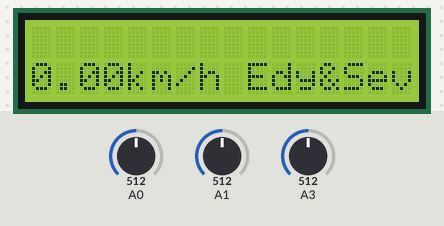
Bench run of a sketch on a simulated Arduino Uno, built with avr-gcc and run on an emulated ATmega328P. Shown: 16×2 character LCD. Inputs (shaded band) come from the test bench; at power-on: A0 = 512, A1 = 512, A3 = 512.

Above: at 1.2 s.
1.3 s: A0 set to 716
At 3.7 s:
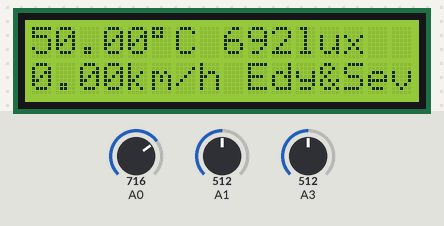
4.3 s: A1 set to 222
At 6.6 s:
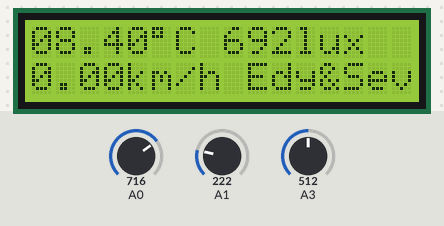
7.3 s: A1 set to 195
At 9.5 s:
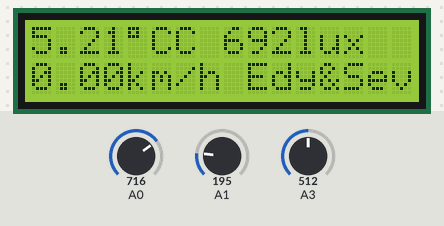
10.3 s: A0 set to 900
At 12.3 s:
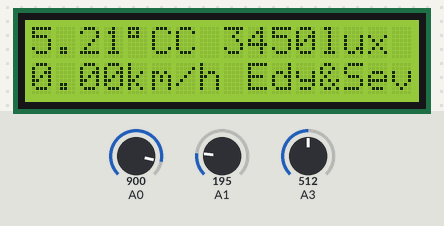
13.3 s: A1 set to 255
At 15.4 s:
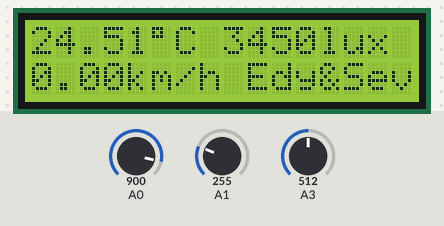
16.3 s: A0 set to 1010
At 19.4 s:
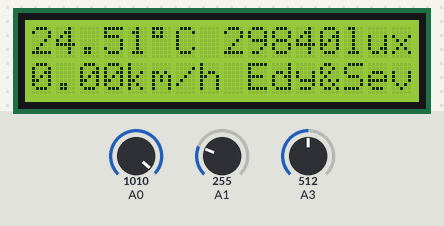
Timing chart, 0 to 20.3 s (numbered marks = the images above; inputs shaded):
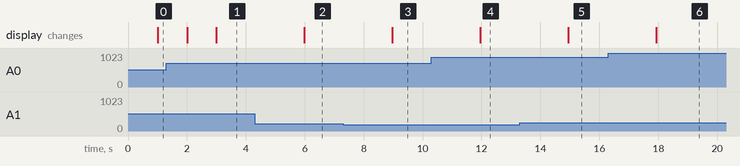

The sketch:

embedded-c-project.ino
```cpp
#include <LiquidCrystal.h>
LiquidCrystal lcd(1,2,4,5,6,7);
bool scris = false;
short rpm=0;
unsigned int time_wind = 0;
unsigned int time_termo = 0;
unsigned int time_lux =0;
short last=1023;

void wind()
{
  int s_val = analogRead(3);
  if((last-s_val)>4 || s_val-last>6)
  {
    last=s_val;
    rpm++;
  }
  if(millis()-time_wind>1000)
  {
    lcd.setCursor(0,1);
    lcd.print(rpm/6*2*3.62*3.14*0.036);
    lcd.print("km/h");
    rpm=0;
    time_wind+=998;
  }
}

void termometru(unsigned char poz)
{
  if((millis()-time_termo)>3000)
  {
    time_termo+=2985;
    if(poz < 11 || poz > 245)
    {
      if(poz > 245)
      {
        if(int(analogRead(1)/1024.0*5000/10) < 10)
        {
          lcd.setCursor(~poz,1);
          lcd.print(" ");
          lcd.print(analogRead(0)/1024.0*5000/10);
          lcd.print(char(223));
          lcd.print("C");
        }
        else
        {
          lcd.setCursor(~poz,1);
          lcd.print(analogRead(0)/1024.0*5000/10);
          lcd.print(char(223));
          lcd.print("C");
        }
      }

      else if(poz < 11)
      {
        if(int(analogRead(1)/1024.0*5000/10) < 10)
        {
          lcd.setCursor(poz-1,0);
          lcd.print(" ");
          lcd.print(analogRead(0)/1024.0*5000/10);
          lcd.print(char(223));
          lcd.print("C");
        }
        else
        {
          lcd.setCursor(poz-1,0);
          lcd.print(analogRead(1)/1024.0*5000/10);
          lcd.print(char(223));
          lcd.print("C");
        }
      }
    }
  }
}


void luxmetter(unsigned char poz)
{
  if(millis()-time_lux>2000)
  {
    time_lux+=1990;
    short int lux = int(12518931*pow(((5.0-float(analogRead(0))/1023*5.0)/(float(analogRead(0))/1023*5.0)*2500),-1.405));
    if(poz < 11 || poz > 245)
      {
        if(poz > 247)
          {

              lcd.setCursor(~poz,1);
              lcd.print(lux);
              lcd.print("lux");
              lcd.print("   ");
          }

        else if(poz < 10)
          {
              lcd.setCursor(poz-1,0);
              lcd.print(lux);
              lcd.print("lux");
              lcd.print("   ");
          }
     }
  }
}


void setup()
{
  lcd.begin(16,2);
  pinMode(3,INPUT);
}


void loop()
{
  if(!scris)
  {
    lcd.clear();
    lcd.setCursor(9,1);
    lcd.print("Edy&Sev");
    scris=true;
  }
  termometru(0);
  luxmetter(9);
  wind();


}
```

Measured:
- the behaviour switches between 205 and 204 on A1 (found by bisection; images 2 and 3)
- after the input at 4.3 s, the display: changes after 1.7 s (image 2)
- after the input at 7.3 s, the display: changes after 1.7 s (image 3)
- after the input at 10.3 s, the display: changes after 1.7 s (image 4)
- after the input at 13.3 s, the display: changes after 1.6 s (image 5)
- after the input at 16.3 s, the display: changes after 1.6 s (image 6)
